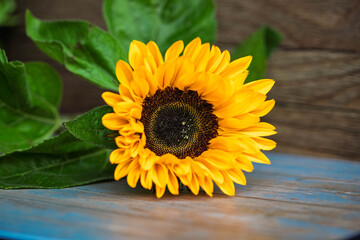
#> input picture Test Flower.jpg, 360 x 240 px
$ python 'Noise Addition and Removal.py'
#> lines starting #> are read from the running program, lines starting #| are printed output that depends on the picture
import cv2
import numpy as np
import matplotlib.pyplot as plt

def add_salt_pepper_noise(image, amount=0.05):
    """Add salt and pepper noise to image"""
    noisy = np.copy(image)

    # Salt noise (white pixels)
    num_salt = np.ceil(amount * image.size * 0.5)
    coords = [np.random.randint(0, i - 1, int(num_salt)) for i in image.shape]
    noisy[coords[0], coords[1], :] = 255

    # Pepper noise (black pixels)
    num_pepper = np.ceil(amount * image.size * 0.5)
    coords = [np.random.randint(0, i - 1, int(num_pepper)) for i in image.shape]
    noisy[coords[0], coords[1], :] = 0

    return noisy

def add_gaussian_noise(image, mean=0, sigma=25):
    """Add Gaussian noise to image"""
    gaussian = np.random.normal(mean, sigma, image.shape)
    noisy = np.clip(image + gaussian, 0, 255).astype(np.uint8)
    return noisy

def add_uniform_noise(image, low=-50, high=50):
    """Add uniform noise to image"""
    uniform = np.random.uniform(low, high, image.shape)
    noisy = np.clip(image + uniform, 0, 255).astype(np.uint8)
    return noisy

def apply_mean_filter(image, kernel_size=5):
    """Apply mean filter for denoising"""
    return cv2.blur(image, (kernel_size, kernel_size))

def apply_median_filter(image, kernel_size=5):
    """Apply median filter for denoising"""
    return cv2.medianBlur(image, kernel_size)

def apply_gaussian_filter(image, kernel_size=5):
    """Apply Gaussian filter for denoising"""
    return cv2.GaussianBlur(image, (kernel_size, kernel_size), 0)

def apply_bilateral_filter(image):
    """Apply bilateral filter for denoising"""
    return cv2.bilateralFilter(image, 9, 75, 75)

def display_images(images, titles, rows=2, cols=3, figsize=(15, 10)):
    """Helper function to display multiple images"""
    plt.figure(figsize=figsize)
    for i, (img, title) in enumerate(zip(images, titles)):
        plt.subplot(rows, cols, i + 1)
        if len(img.shape) == 2:  # Grayscale
            plt.imshow(img, cmap='gray')
        else:  # Color
            plt.imshow(cv2.cvtColor(img, cv2.COLOR_BGR2RGB))
        plt.title(title, fontsize=12, fontweight='bold')
        plt.axis('off')
    plt.tight_layout()
    plt.show()

def calculate_psnr(original, denoised):
    """Calculate Peak Signal-to-Noise Ratio"""
    mse = np.mean((original - denoised) ** 2)
    if mse == 0:
        return float('inf')
    max_pixel = 255.0
    psnr = 20 * np.log10(max_pixel / np.sqrt(mse))
    return psnr

def main():
    # Load image
    image_path = 'Test Flower.jpg'  # Change to your image path
    image = cv2.imread(image_path)
#> image is the input picture: shape (240, 360, 3); mean B, G, R 50.5, 105.3, 111.1

    if image is None:
        print(f"Error: Unable to load image from {image_path}")
        return

    print("Noise Addition and Removal")
    print("=" * 60)

    # ========== 1. SALT & PEPPER NOISE ==========
    print("\n1. Adding Salt & Pepper Noise...")
    sp_noisy = add_salt_pepper_noise(image, amount=0.05)

    images = [image, sp_noisy]
    titles = ['Original Image', 'Salt & Pepper Noise (5%)']
    display_images(images, titles, rows=1, cols=2, figsize=(12, 5))
#> the loop in display_images, `for i, (img, title) in enumerate(zip(images, titles)):` made 2 passes
#> title on passes 1 to 2: 'Original Image', 'Salt & Pepper Noise (5%)'

    # ========== 2. DENOISING SALT & PEPPER NOISE ==========
    print("\n2. Denoising Salt & Pepper Noise with different filters...")

    sp_mean = apply_mean_filter(sp_noisy, kernel_size=5)
    sp_median = apply_median_filter(sp_noisy, kernel_size=5)
    sp_gaussian = apply_gaussian_filter(sp_noisy, kernel_size=5)
    sp_bilateral = apply_bilateral_filter(sp_noisy)

    images = [image, sp_noisy, sp_mean, sp_median, sp_gaussian, sp_bilateral]
    titles = [
        'Original', 'Salt & Pepper Noisy',
        'Mean Filter (5x5)', 'Median Filter (5x5)',
        'Gaussian Filter (5x5)', 'Bilateral Filter'
    ]
    display_images(images, titles, rows=2, cols=3)
#> the loop in display_images (call 2), `for i, (img, title) in enumerate(zip(images, titles)):` made 6 passes

    # Calculate PSNR for Salt & Pepper
    print("\nPSNR for Salt & Pepper Noise Removal:")
    print(f"Mean Filter: {calculate_psnr(image, sp_mean):.2f} dB")
#> in calculate_psnr, `mse = np.mean((original - denoised) ** 2)`: mse = 79.43
#> in calculate_psnr, `psnr = 20 * np.log10(max_pixel / np.sqrt(mse))`: psnr = 29.13
#| Mean Filter: 29.13 dB
    print(f"Median Filter: {calculate_psnr(image, sp_median):.2f} dB")
#| Median Filter: 34.55 dB
    print(f"Gaussian Filter: {calculate_psnr(image, sp_gaussian):.2f} dB")
#| Gaussian Filter: 29.42 dB
    print(f"Bilateral Filter: {calculate_psnr(image, sp_bilateral):.2f} dB")
#| Bilateral Filter: 32.61 dB

    # ========== 3. GAUSSIAN NOISE ==========
    print("\n3. Adding Gaussian Noise...")
    gaussian_noisy = add_gaussian_noise(image, mean=0, sigma=25)
#> in add_gaussian_noise, `noisy = np.clip(image + gaussian, 0, 255).astype(np.uint8)`:
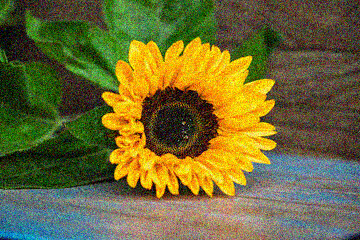
#> noisy: shape (240, 360, 3); mean B, G, R 53.3, 105, 109.5

    images = [image, gaussian_noisy]
    titles = ['Original Image', 'Gaussian Noise (σ=25)']
    display_images(images, titles, rows=1, cols=2, figsize=(12, 5))

    # ========== 4. DENOISING GAUSSIAN NOISE ==========
    print("\n4. Denoising Gaussian Noise with different filters...")

    g_mean = apply_mean_filter(gaussian_noisy, kernel_size=5)
    g_median = apply_median_filter(gaussian_noisy, kernel_size=5)
    g_gaussian = apply_gaussian_filter(gaussian_noisy, kernel_size=5)
    g_bilateral = apply_bilateral_filter(gaussian_noisy)

    images = [image, gaussian_noisy, g_mean, g_median, g_gaussian, g_bilateral]
    titles = [
        'Original', 'Gaussian Noisy',
        'Mean Filter (5x5)', 'Median Filter (5x5)',
        'Gaussian Filter (5x5)', 'Bilateral Filter'
    ]
    display_images(images, titles, rows=2, cols=3)
#> call 4 of display_images, with rows = 2, cols = 3, figsize = (15, 10)
#> the loop in display_images (call 4), `for i, (img, title) in enumerate(zip(images, titles)):` made 6 passes
#> in display_images (call 4), `plt.show()`:
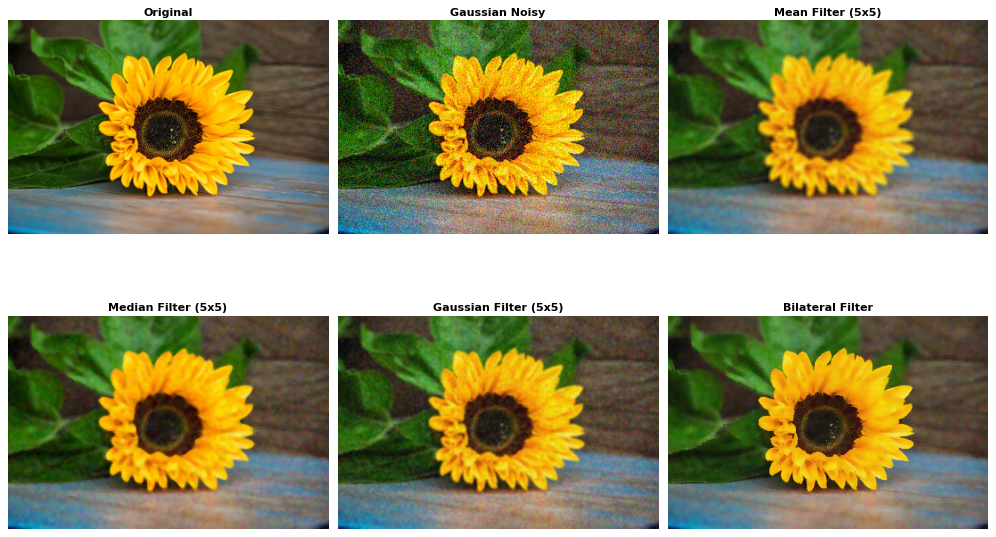
#> figure drawn by matplotlib, 6 panels

    # Calculate PSNR for Gaussian
    print("\nPSNR for Gaussian Noise Removal:")
    print(f"Mean Filter: {calculate_psnr(image, g_mean):.2f} dB")
#| Mean Filter: 30.91 dB
    print(f"Median Filter: {calculate_psnr(image, g_median):.2f} dB")
#| Median Filter: 31.13 dB
    print(f"Gaussian Filter: {calculate_psnr(image, g_gaussian):.2f} dB")
#| Gaussian Filter: 30.68 dB
    print(f"Bilateral Filter: {calculate_psnr(image, g_bilateral):.2f} dB")
#| Bilateral Filter: 30.64 dB

    # ========== 5. UNIFORM NOISE ==========
    print("\n5. Adding Uniform Noise...")
    uniform_noisy = add_uniform_noise(image, low=-50, high=50)
#> in add_uniform_noise, `noisy = np.clip(image + uniform, 0, 255).astype(np.uint8)`:
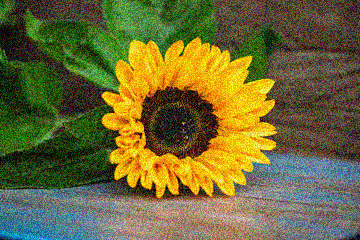
#> noisy: shape (240, 360, 3); mean B, G, R 54.4, 105.3, 109.3

    images = [image, uniform_noisy]
    titles = ['Original Image', 'Uniform Noise']
    display_images(images, titles, rows=1, cols=2, figsize=(12, 5))
#> the loop in display_images (call 5), `for i, (img, title) in enumerate(zip(images, titles)):` made 2 passes
#> in display_images (call 5), `plt.show()`:
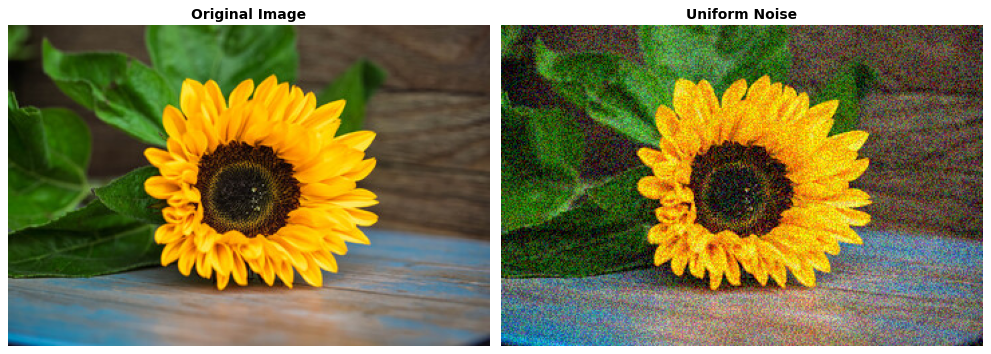
#> figure drawn by matplotlib, 2 panels

    # ========== 6. COMPARISON OF KERNEL SIZES (MEDIAN FILTER) ==========
    print("\n6. Comparing different kernel sizes (Median Filter on Salt & Pepper)...")

    median_3 = apply_median_filter(sp_noisy, kernel_size=3)
    median_5 = apply_median_filter(sp_noisy, kernel_size=5)
    median_7 = apply_median_filter(sp_noisy, kernel_size=7)
    median_9 = apply_median_filter(sp_noisy, kernel_size=9)
#> in apply_median_filter (call 6), `return cv2.medianBlur(image, kernel_size)`:
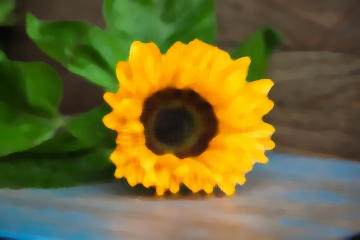
#> returned value: shape (240, 360, 3); mean of channels 0, 1, 2 49.4, 105.4, 111.8; drawn as B, G, R

    images = [sp_noisy, median_3, median_5, median_7, median_9]
    titles = ['Noisy', 'Median 3x3', 'Median 5x5', 'Median 7x7', 'Median 9x9']
    display_images(images, titles, rows=2, cols=3)

    # ========== 7. COMPARISON OF KERNEL SIZES (MEAN FILTER) ==========
    print("\n7. Comparing different kernel sizes (Mean Filter on Gaussian)...")

    mean_3 = apply_mean_filter(gaussian_noisy, kernel_size=3)
    mean_5 = apply_mean_filter(gaussian_noisy, kernel_size=5)
    mean_7 = apply_mean_filter(gaussian_noisy, kernel_size=7)
    mean_9 = apply_mean_filter(gaussian_noisy, kernel_size=9)
#> in apply_mean_filter (call 6), `return cv2.blur(image, (kernel_size, kernel_size))`:
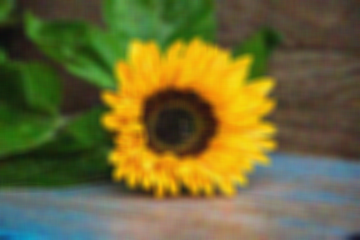
#> returned value: shape (240, 360, 3); mean of channels 0, 1, 2 53.3, 105, 109.6; drawn as B, G, R

    images = [gaussian_noisy, mean_3, mean_5, mean_7, mean_9]
    titles = ['Noisy', 'Mean 3x3', 'Mean 5x5', 'Mean 7x7', 'Mean 9x9']
    display_images(images, titles, rows=2, cols=3)
#> the loop in display_images (call 7), `for i, (img, title) in enumerate(zip(images, titles)):` made 5 passes
#> title on passes 1 to 5: 'Noisy', 'Mean 3x3', 'Mean 5x5', 'Mean 7x7', 'Mean 9x9'
#> in display_images (call 7), `plt.show()`:
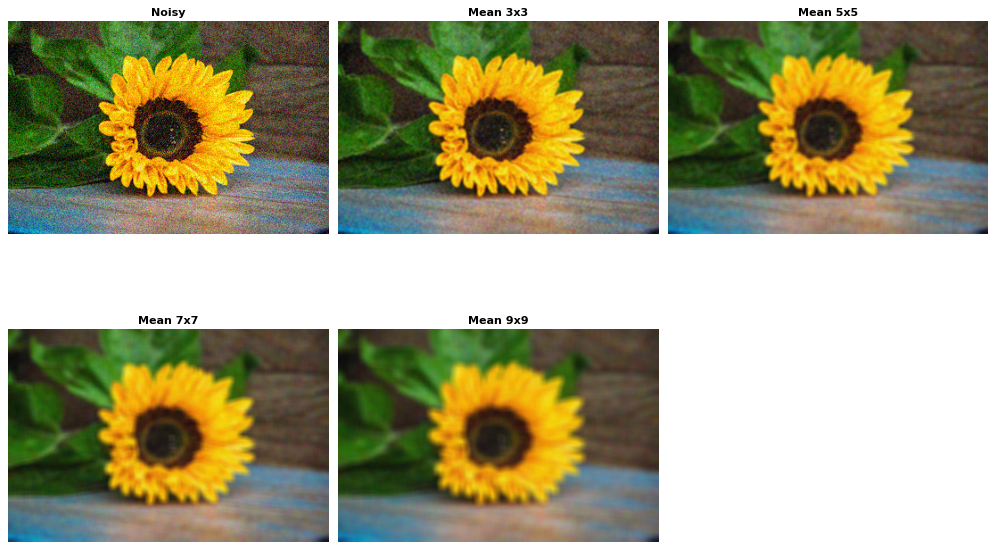
#> figure drawn by matplotlib, 5 panels

    # ========== 8. SAVE RESULTS ==========
    print("\n8. Saving results...")
    cv2.imwrite('salt_pepper_noisy.jpg', sp_noisy)
    cv2.imwrite('gaussian_noisy.jpg', gaussian_noisy)
    cv2.imwrite('uniform_noisy.jpg', uniform_noisy)
    cv2.imwrite('sp_median_denoised.jpg', sp_median)
    cv2.imwrite('gaussian_mean_denoised.jpg', g_mean)
    cv2.imwrite('bilateral_denoised.jpg', sp_bilateral)

    print("\nAll operations completed successfully!")
    print("Results saved to current directory.")
    print("\nSummary:")
    print("- Best for Salt & Pepper: Median Filter")
    print("- Best for Gaussian: Gaussian/Mean Filter")
    print("- Bilateral Filter: Preserves edges while denoising")

if __name__ == "__main__":
    main()
